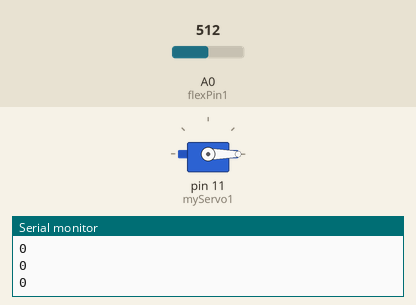
Simulated run of this sketch. Board: Arduino Uno, built with avr-gcc and run on an emulated ATmega328P. On the bench: servo, the last lines printed to the serial monitor. Inputs (shaded band) come from the test bench; at power-on: A0 (flexPin1) = 512.

Above: at 1.2 s.
1.3 s: A0 (flexPin1) set to 900
At 1.8 s:
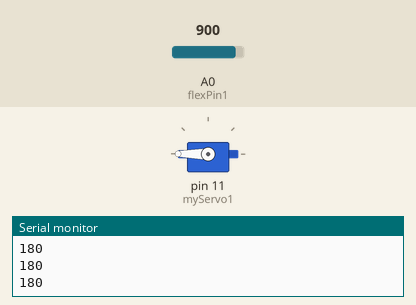
4.3 s: A0 (flexPin1) set to 716
At 4.8 s:
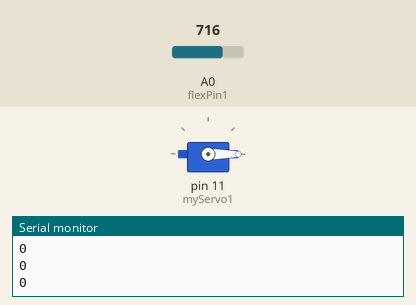
5.8 s: A0 (flexPin1) set to 910
At 6.32 s:
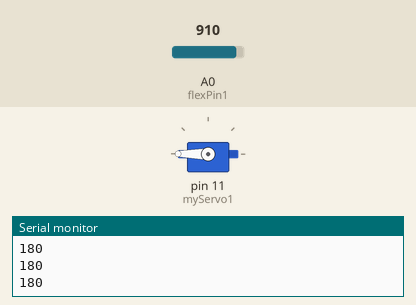
8.8 s: A0 (flexPin1) set to 890
At 9.34 s:
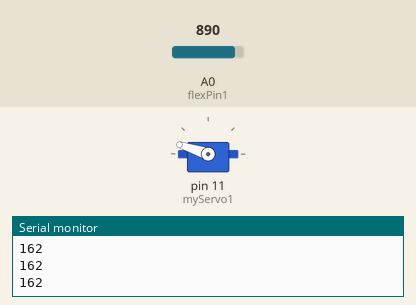
11.8 s: A0 (flexPin1) set to 1023
At 12.35 s:
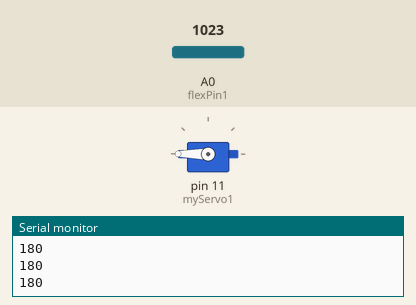
Timing chart, 0 to 14.8 s (numbered marks = the images above; inputs shaded):
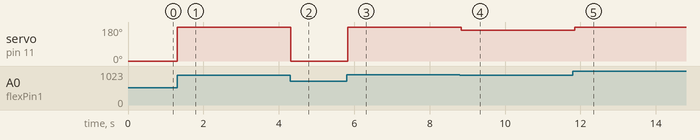

Measured:
- after the input at 1.3 s, servo on pin 11 (myServo1): 0° → 180° at once
- after the input at 4.3 s, servo on pin 11 (myServo1): 180° → 0° at once
- after the input at 5.8 s, servo on pin 11 (myServo1): 0° → 180° at once
- after the input at 8.8 s, servo on pin 11 (myServo1): 180° → 162° at once
- after the input at 11.8 s, servo on pin 11 (myServo1): 162° → 180° after 0.05 s

The sketch:

mixed_servo_and_all_flex.ino
```cpp
#include <Servo.h>
const int flexPin1 = A0;
Servo myServo1;

void setup()
{
Serial.begin(9600);
pinMode(flexPin1,INPUT);
 myServo1.attach(11);
}
void loop()
{
  int flexValue1;
  int servoPosition1;
  flexValue1 = analogRead(flexPin1);
  servoPosition1 = map(flexValue1,800,900,0,180);
  servoPosition1 = constrain(servoPosition1,0,180);
  Serial.println(servoPosition1);
  myServo1.write(servoPosition1);
  delay(100);

 if (servoPosition1 < 900)
  myServo1.write(0);
 else
  myServo1.write(180);
}
```
